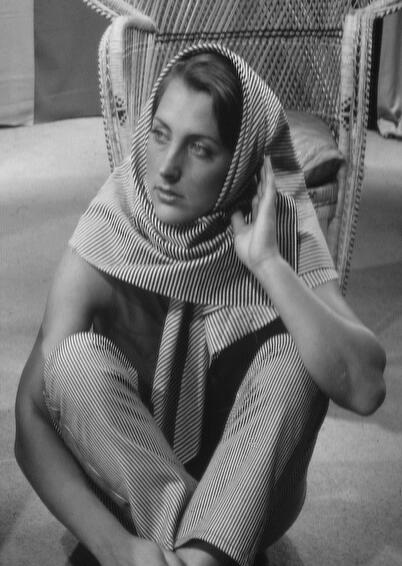
//> input picture data/test.bmp, 402 x 566 px
$ ./main   (built with g++ and OpenCV 4)
//> lines starting //> are read from the running program, lines starting //| are printed output that depends on the picture; after the words box and inside, x2 and y2 are one past the last pixel; in counts of white or black regions, pixels touching at a corner belong together
### v1.0/message.h
#pragma once
#ifndef MESSAGE_H
#define MESSAGE_H


#include <iostream>
#include <string>
#include <iomanip>
#include <cstdarg>
using std::string;
using std::cout;
using std::cin;


// 打印一般文字信息
void StatusMessage(const string& message);
// 打印事件完成前信息，文字末尾加...
void StatusMessageB(const string& message);
// 打印事件完成后信息，无特殊需要默认为Succeed！
void StatusMessageA(const string& message = "");

// 打印交互提示信息，文字末尾加：
void PrintHintMessageB(const string& message);
// 打印交互提示信息，无特殊需要默认为'\n'
void PrintHintMessageA(const string& message = "\n");

// 打印交互提示并提取输入信息
void SetArg();

template <typename T, typename... U>
// [4 lines left out: function SetArg, not called in this run]

template <typename T, typename... U>
// [5 lines left out: function InputMessage, not called in this run]

// 打印警告信息
void Warning(const string& message);
// 打印Error信息并退出
void ExitMessage(const string& message);


#endif

### v1.0/processing.h
#pragma once
#ifndef PROCESSING_H
#define PROCESSING_H

#include "img.h"
#include <opencv2/opencv.hpp>
using cv::Mat;


class Processing {

private:
	static Img ConvertToImg(const Img& img, const Mat& result);

public:
	void DisplayEffect(const Img& img_origin, const Img& img_processed);

	class Fourier {
	private:
		int dm;
		int dn;
		Mat mResult;
		Mat spectrogram;
		void FourierTransform(Mat& img_origin, int mode);
		void FourierInverseTransform(Mat& result);
		// TODO: 异常处理机制
	public:
		Img FourierTransform(const Img& img);
		Img FourierInverseTransform(const Img& img);
		friend class Processing;
	} Fourier;

	Img HistogramEqualization(const Img& img);
	Img HomomorphicFilter(const Img& img);

	class GeometricTransform {
	private:
		vector<uchar> BilinearInterpolation(const Img& img, float x0, float y0);
	public:
		Img Mirror(const Img& img);
		Img Rotation(const Img& img, float angle, int rx = -1, int ry = -1);
		Img Scaling(const Img& img, float multiple);
	} GeometricTransform;

	// TODO: 颜色&&多通道拓展
};


// 椒盐噪声
void saltAndPepper(Mat& image, int n);

// 自适应中值滤波
void AdaptiveLocalNoiseReductionFilter(Mat img_input, Mat& img_output, int m, int n); //输入图像，输出图像，m,n为滤波器大小。

int main2();


#endif

### v1.0/base_img.h
#pragma once
#ifndef BASE_IMG_H
#define BASE_IMG_H

#include <string>
using namespace std;


typedef unsigned char uchar;


class BaseImg {

protected:
	string file_path;
	BaseImg();
	BaseImg(string file, string location = "data/");
	~BaseImg();
	friend class Processing;

public:
	const string get_file_path() const;
};

#endif

### v1.0/img_bmp.h
#pragma once
#ifndef IMG_BMP_H
#define IMG_BMP_H

#include "base_img.h"
#include <Windows.h>
#include <vector>
using std::vector;


typedef struct {
	BITMAPFILEHEADER bf;
	BITMAPINFOHEADER bi;
	vector<vector<uchar>> img_data;
}BmpInfo;


class Bmp :virtual public BaseImg {

protected:
	BmpInfo bmp_info;
	Bmp();
	Bmp(string file, string location = "data/");
	void LoadBmpImg();
	void SaveBmpImg(string save_path = "") const;
	void DisplayBmpImg(int x_offset = 0, int y_offset = 120) const;
	friend class Processing;
};

#endif

### v1.0/img.h
#pragma once
#ifndef IMG_H
#define IMG_H

#include "img_bmp.h"
#include <string>
#include <map>
using std::string;
using std::map;


enum ImgType { BMP, JPG, PNG };
extern map<string, int> img_type_set;


// Img类继承自所有常见的图片格式类，可继续进行拓展
class Img :public Bmp {

private:
	string img_type;
	void set_img_type(string file);
	// void ConvertImgType();

public:
	Img();
	Img(string file, string location = "data/");
	// void get_img_info();
	void LoadImg();
	void DisplayImg(int x_offset = 0, int y_offset = 120) const;
	void SaveImg(string save_path = "") const;
	friend class Processing;
};

#endif

### v1.0/processing.cpp
#include "processing.h"
#include "message.h"
#include <opencv2/opencv.hpp>
#include <opencv2/highgui/highgui.hpp>
#include <opencv2/core/utils/logger.hpp>
using namespace cv;

#define PI 3.1415926


// [447 lines left out: functions ConvertToImg, FourierTransform, FourierInverseTransform, FourierTransform, FourierInverseTransform, HistogramEqualization and 7 more, not called in this run]


void saltAndPepper(Mat& image, int n) {
	for (int k = 0; k < n; ++k) {
		//随机确定图像中位置
		int i, j;
		i = rand() % image.cols;//取余数运算，保证在图像的列数内
		j = rand() % image.rows;//取余数运算，保证在图像的行数内
		int write_black = rand() % 2;//判定为白色噪声还是黑色噪声的变量
		if (write_black == 0) {//添加白色噪声
			if (image.type() == CV_8UC1) {//处理灰度图像
				image.at<uchar>(j, i) = 255;//白色噪声
			}
			else if (image.type() == CV_8UC3) {//处理彩色图像
				image.at<Vec3b>(j, i)[0] = 255;//Vec3b为opencv定义的3个值的向量类型
				image.at<Vec3b>(j, i)[1] = 255;//[]制定通道，B:0,G:1,R:2
				image.at<Vec3b>(j, i)[2] = 255;
			}
		}
		else {//添加黑噪声
			if (image.type() == CV_8UC1) {
				image.at<uchar>(j, i) = 0;
			}
			else if (image.type() == CV_8UC3) {
				image.at<Vec3b>(j, i)[0] = 0;//Vec3b为opencv定义的3个值的向量类型
				image.at<Vec3b>(j, i)[1] = 0;//[]制定通道，B:0,G:1,R:2
				image.at<Vec3b>(j, i)[2] = 0;
			}
		}
	}
}


//实现滤波函数
void AdaptiveLocalNoiseReductionFilter(Mat img_input, Mat& img_output, int m, int n)
{
	img_output = img_input.clone();
	Mat sortarray(1, m * n, CV_8U);  //局部像素灰度矩阵

	//1、为了保证图像的边缘也能够被滤波，这里首先扩展图像边缘，扩展方法为镜像
	copyMakeBorder(img_input, img_input, (m - 1) / 2, (m - 1) / 2, (n - 1) / 2, (n - 1) / 2, BORDER_REFLECT);

	//2、计算图像方差
	Mat mat_mean1, mat_stddev1, mat_mean2, mat_stddev2; //图像均值标准差矩阵，局部均值标准差矩阵
	meanStdDev(img_input, mat_mean1, mat_stddev1); //meanStdDev获取矩阵的平均值和标准差
	double stddev1, mean2, stddev2;  //图像标准差，局部均值和标准差
	stddev1 = mat_stddev1.at<double>(0, 0);//图像标准差


	//3、自适应局部降噪滤波
	for (int i = (m - 1) / 2; i < img_input.rows - (m - 1) / 2; i++)
	{
		for (int j = (n - 1) / 2; j < img_input.cols - (n - 1) / 2; j++)
		{
			int h = 0;
			for (int x = -(m - 1) / 2; x <= (m - 1) / 2; x++)
			{
				for (int y = -(n - 1) / 2; y <= (n - 1) / 2; y++)
				{
					sortarray.at<uchar>(h) = img_input.at<uchar>(i + x, j + y);
					h++;
				}
			}

			//计算局部均值和方差
			meanStdDev(sortarray, mat_mean2, mat_stddev2);
			stddev2 = mat_stddev2.at<double>(0, 0);  //局部标准差
			mean2 = mat_mean2.at<double>(0, 0);  //局部均值

			//滤波器
			double k = (stddev1 * stddev1) / (stddev2 * stddev2 + 0.00001);
			if (k <= 1)
			{
				img_output.at<uchar>(i - (m - 1) / 2, j - (n - 1) / 2) = img_input.at<uchar>(i, j) - k * (img_input.at<uchar>(i, j) - mean2);
			}
			else
			{
				img_output.at<uchar>(i - (m - 1) / 2, j - (n - 1) / 2) = mean2;
			}
		}
	}
}


Mat mediaFilter(const Mat& src, int ksize = 3) {
	Mat dst;
	medianBlur(src, dst, ksize);
	return dst;
}


int main2()
{
	Mat image, image_gray, image_output;   //定义输入图像，灰度图像，输出图像
	image = imread("data/test.bmp");  //读取图像；
//> image is the input picture: 566 rows x 402 cols, CV_8UC3; min 0, max 252, mean 111.5
	if (image.empty())
	{
		cout << "读取错误" << endl;
		return -1;
	}
	imshow("image", image);

	saltAndPepper(image, 10000);
//> after the loop in saltAndPepper, `for (int k = 0; k < n; ++k)`:
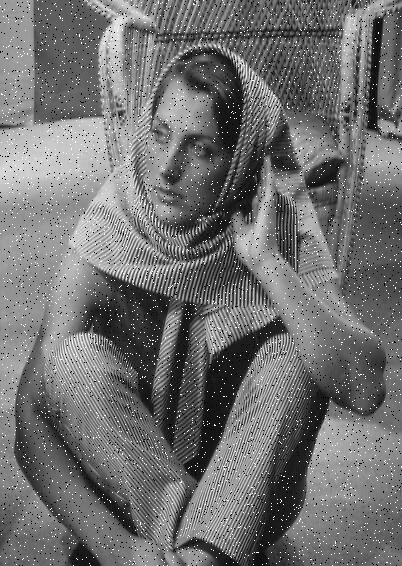
//> image: 566 rows x 402 cols, CV_8UC3; 4.3% of pixels changed, all inside (x1, y1, x2, y2) = (0, 0, 402, 566)

	//转换为灰度图像
	cvtColor(image, image_gray, COLOR_BGR2GRAY);

	mediaFilter(image_gray);
//> in mediaFilter, `medianBlur(src, dst, ksize);`:
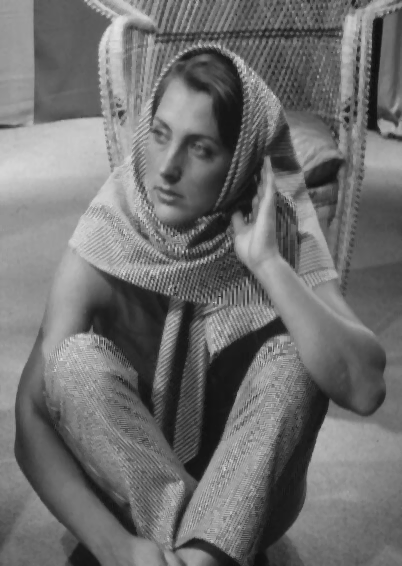
//> dst: 566 rows x 402 cols, CV_8UC1; min 13, max 234, mean 111.4
	imshow("media filter", image_gray);

	//自己编写的滤波函数
	AdaptiveLocalNoiseReductionFilter(image_gray, image_output, 3, 3);
//> in AdaptiveLocalNoiseReductionFilter, `copyMakeBorder(img_input, img_input, (m - 1) / 2, (m - 1) / 2, (n - 1)..`:
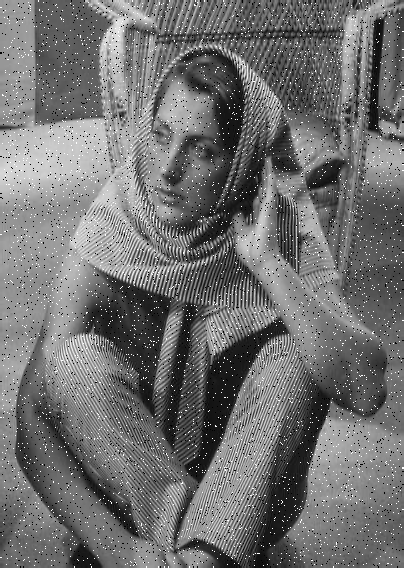
//> img_input: 568 rows x 404 cols, CV_8UC1; min 0, max 255, mean 112.4
//> in AdaptiveLocalNoiseReductionFilter, `meanStdDev(img_input, mat_mean1, mat_stddev1);`: mat_mean1 = [112.4]; mat_stddev1 = [54.11]
//> in AdaptiveLocalNoiseReductionFilter, `stddev1 = mat_stddev1.at<double>(0, 0);`: stddev1 = 54.11
//> the loop in AdaptiveLocalNoiseReductionFilter, `for (int i = (m - 1) / 2; i < img_input.rows - (m - 1) / 2; i++)` made 566 passes
//> (stddev2, mean2) on passes 1 to 3: (10.34, 89.22), (15.26, 101.6), (14.82, 120.8)
//> after the loop in AdaptiveLocalNoiseReductionFilter, `for (int i = (m - 1) / 2; i < img_input.rows - (m - 1) / 2; i++)`:
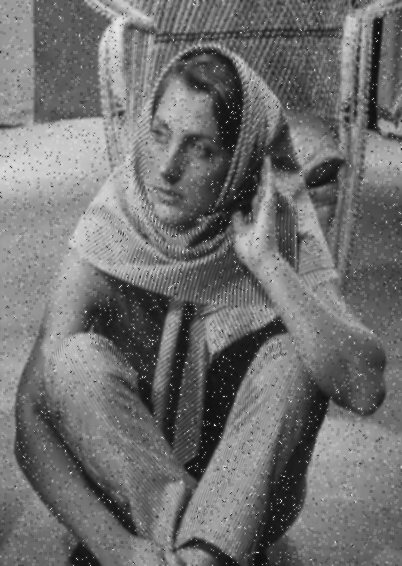
//> img_output: 566 rows x 402 cols, CV_8UC1; min 12, max 231, mean 111.9
//> after the loop in AdaptiveLocalNoiseReductionFilter, `for (int i = (m - 1) / 2; i < img_input.rows - (m - 1) / 2; i++)`: sortarray = [109, 109, 109, 107, 107, 107, 107, 107, 107]; mat_mean2 = [107.7]; mat_stddev2 = [0.943]; stddev2 = 0.943; mean2 = 107.7
	imshow("adaptive media filter", image_output);

	waitKey(0);  //暂停，保持图像显示，等待按键结束
	return 0;
}

### v1.0/main.cpp
// [17 lines of commented-out code are left out]


#include "img.h"

// 测试Img类
// [5 lines left out: function test2, not called in this run]


#include "processing.h"

// 测试Processing类（傅里叶变换+直方图均衡化）
// [8 lines left out: function test3, not called in this run]


#include "message.h"

// 测试用户交互
// [71 lines left out: functions test4, test5, test6, test7, not called in this run]


int main() {
	// [9 lines of commented-out code are left out]
	main2();

    // TODO: 暂停，system("pause");
}
